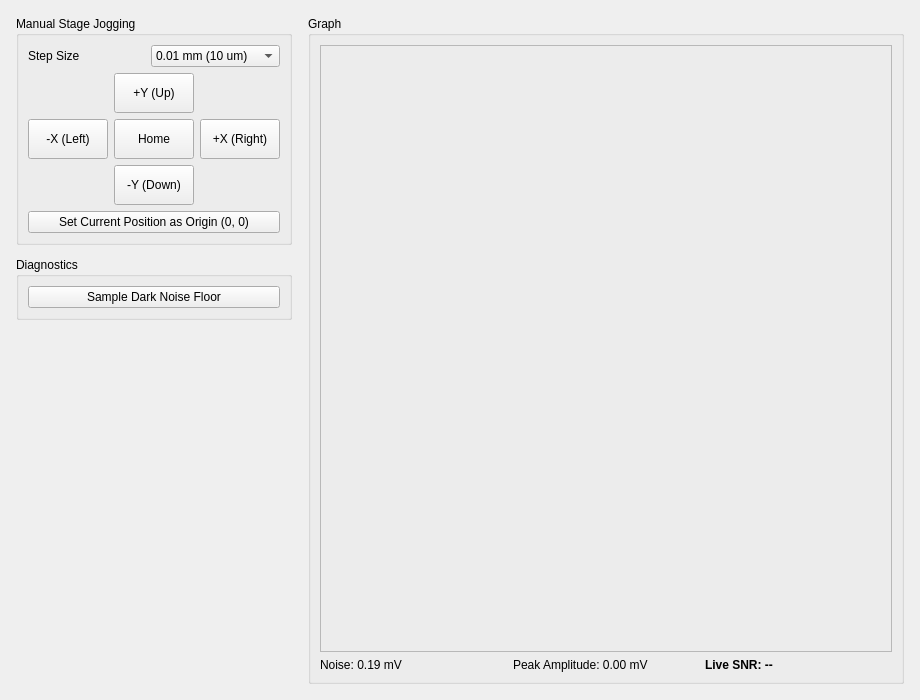
<?xml version="1.0" encoding="UTF-8"?>
<ui version="4.0">
 <class>CalibrationPage</class>
 <widget class="QWidget" name="CalibrationPage">
  <property name="geometry">
   <rect>
    <x>0</x>
    <y>0</y>
    <width>920</width>
    <height>700</height>
   </rect>
  </property>
  <layout class="QHBoxLayout" name="horizontalLayout_main" stretch="0,2">
   <property name="spacing">
    <number>16</number>
   </property>
   <property name="leftMargin">
    <number>16</number>
   </property>
   <property name="topMargin">
    <number>16</number>
   </property>
   <property name="rightMargin">
    <number>16</number>
   </property>
   <property name="bottomMargin">
    <number>16</number>
   </property>
   <item>
    <layout class="QVBoxLayout" name="layout_left_controls">
     <property name="spacing">
      <number>12</number>
     </property>
     <item>
      <widget class="QGroupBox" name="group_stage_jog">
       <property name="title">
        <string>Manual Stage Jogging</string>
       </property>
       <layout class="QVBoxLayout" name="verticalLayout_jog">
        <item>
         <layout class="QHBoxLayout" name="horizontalLayout_step">
          <item>
           <widget class="QLabel" name="label_step">
            <property name="text">
             <string>Step Size</string>
            </property>
           </widget>
          </item>
          <item>
           <widget class="QComboBox" name="combo_jog_step">
            <item>
             <property name="text">
              <string>0.01 mm (10 um)</string>
             </property>
            </item>
            <item>
             <property name="text">
              <string>0.10 mm (100 um)</string>
             </property>
            </item>
            <item>
             <property name="text">
              <string>1.00 mm</string>
             </property>
            </item>
            <item>
             <property name="text">
              <string>10.0 mm</string>
             </property>
            </item>
           </widget>
          </item>
         </layout>
        </item>
        <item>
         <layout class="QGridLayout" name="gridLayout_jog">
          <item row="0" column="1">
           <widget class="QPushButton" name="btn_jog_y_pos">
            <property name="minimumSize">
             <size>
              <width>75</width>
              <height>40</height>
             </size>
            </property>
            <property name="text">
             <string>+Y (Up)</string>
            </property>
           </widget>
          </item>
          <item row="1" column="0">
           <widget class="QPushButton" name="btn_jog_x_neg">
            <property name="minimumSize">
             <size>
              <width>75</width>
              <height>40</height>
             </size>
            </property>
            <property name="text">
             <string>-X (Left)</string>
            </property>
           </widget>
          </item>
          <item row="1" column="1">
           <widget class="QPushButton" name="btn_jog_home">
            <property name="minimumSize">
             <size>
              <width>75</width>
              <height>40</height>
             </size>
            </property>
            <property name="text">
             <string>Home</string>
            </property>
           </widget>
          </item>
          <item row="1" column="2">
           <widget class="QPushButton" name="btn_jog_x_pos">
            <property name="minimumSize">
             <size>
              <width>75</width>
              <height>40</height>
             </size>
            </property>
            <property name="text">
             <string>+X (Right)</string>
            </property>
           </widget>
          </item>
          <item row="2" column="1">
           <widget class="QPushButton" name="btn_jog_y_neg">
            <property name="minimumSize">
             <size>
              <width>75</width>
              <height>40</height>
             </size>
            </property>
            <property name="text">
             <string>-Y (Down)</string>
            </property>
           </widget>
          </item>
         </layout>
        </item>
        <item>
         <widget class="QPushButton" name="btn_set_origin">
          <property name="text">
           <string>Set Current Position as Origin (0, 0)</string>
          </property>
         </widget>
        </item>
       </layout>
      </widget>
     </item>
     <item>
      <widget class="QGroupBox" name="group_laser_override">
       <property name="title">
        <string>Diagnostics</string>
       </property>
       <layout class="QVBoxLayout" name="verticalLayout_lasers">
        <item>
         <widget class="QPushButton" name="btn_measure_noise_floor">
          <property name="text">
           <string>Sample Dark Noise Floor</string>
          </property>
         </widget>
        </item>
       </layout>
      </widget>
     </item>
     <item>
      <spacer name="verticalSpacer">
       <property name="orientation">
        <enum>Qt::Orientation::Vertical</enum>
       </property>
       <property name="sizeHint" stdset="0">
        <size>
         <width>20</width>
         <height>40</height>
        </size>
       </property>
      </spacer>
     </item>
    </layout>
   </item>
   <item>
    <widget class="QGroupBox" name="group_cal_scope">
     <property name="title">
      <string>Graph</string>
     </property>
     <layout class="QVBoxLayout" name="verticalLayout_scope" stretch="1,0">
      <item>
       <widget class="QFrame" name="graph_placeholder">
        <property name="frameShape">
         <enum>QFrame::Shape::StyledPanel</enum>
        </property>
        <layout class="QVBoxLayout" name="layout_cal_scope"/>
       </widget>
      </item>
      <item>
       <layout class="QHBoxLayout" name="horizontalLayout_metrics">
        <item>
         <widget class="QLabel" name="lbl_cal_rms_noise">
          <property name="text">
           <string>Noise: 0.19 mV</string>
          </property>
         </widget>
        </item>
        <item>
         <widget class="QLabel" name="lbl_cal_peak_v">
          <property name="text">
           <string>Peak Amplitude: 0.00 mV</string>
          </property>
         </widget>
        </item>
        <item>
         <widget class="QLabel" name="lbl_cal_snr">
          <property name="font">
           <font>
            <bold>true</bold>
           </font>
          </property>
          <property name="text">
           <string>Live SNR: --</string>
          </property>
         </widget>
        </item>
       </layout>
      </item>
     </layout>
    </widget>
   </item>
  </layout>
 </widget>
 <resources/>
 <connections/>
</ui>
